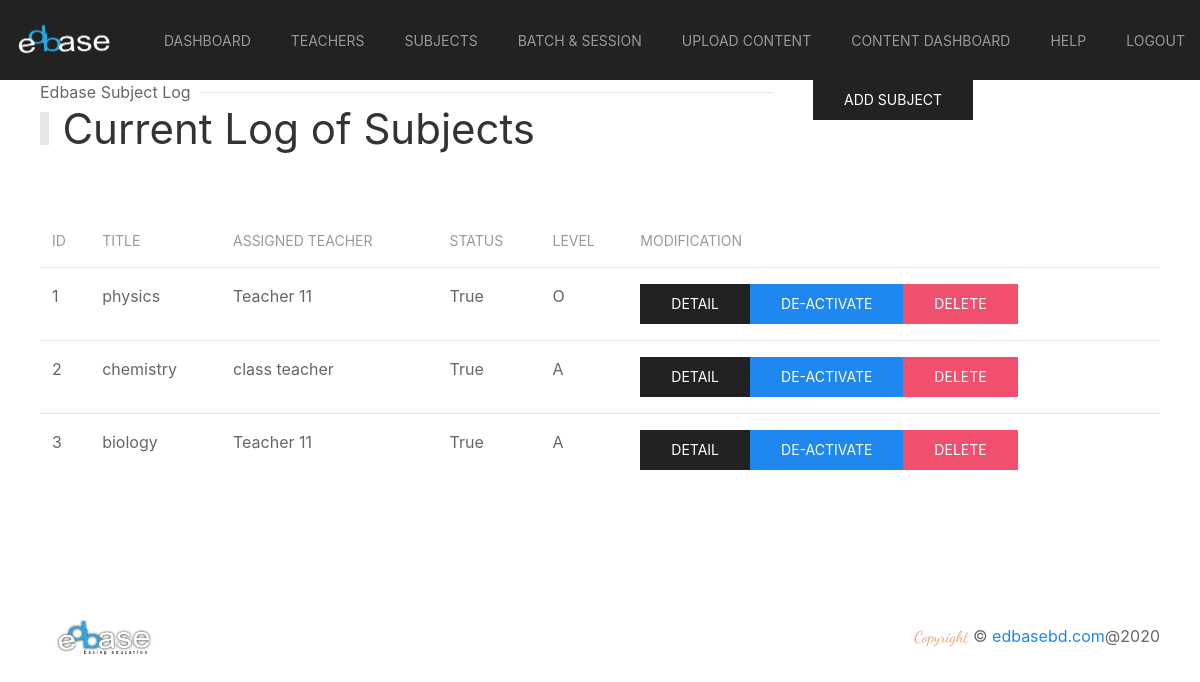
The app's page /subjects/, older data.
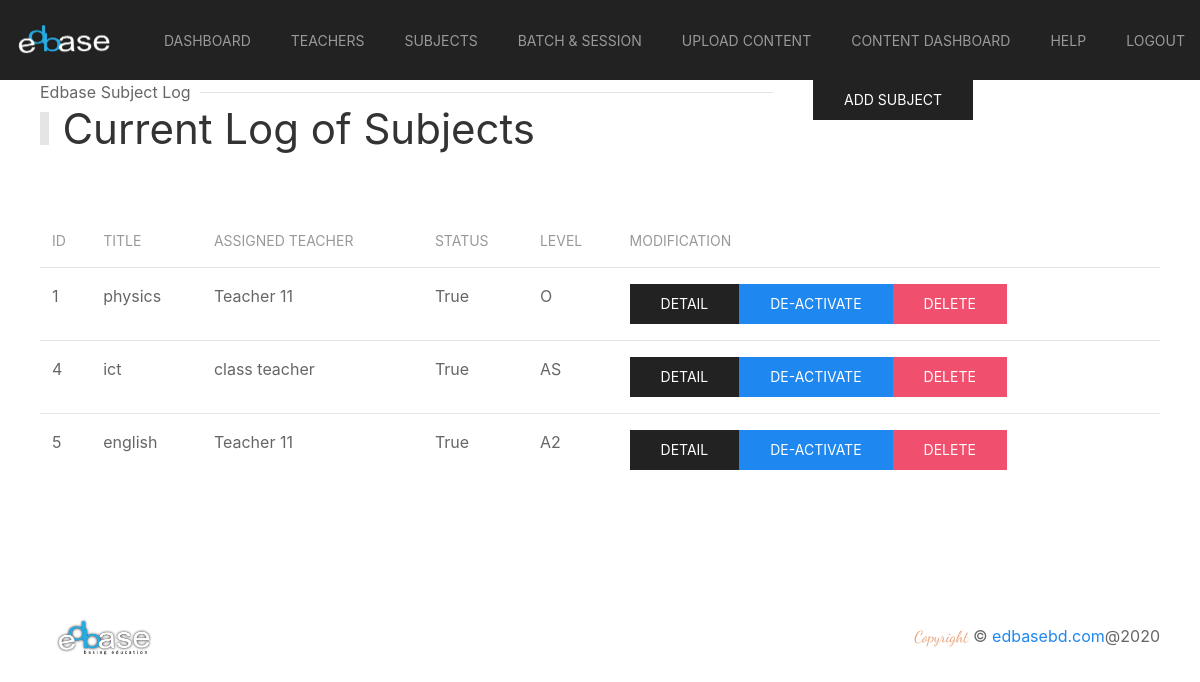
The same page, newer data.
### applicant/models.py (models this page shows, shortened)
class Subject(models.Model):
    title = models.CharField(max_length=128, null=True, blank=True)
    status = models.BooleanField(default=True, null=True, blank=True)
    assigned = models.BooleanField(default=False, null=True, blank=True)
    assigned_teacher = models.ForeignKey(Teacher, on_delete=models.CASCADE)
    level = models.CharField(max_length=128, null=True, blank=True)
    created_at = models.DateTimeField(auto_now_add=True, null=True, blank=True)

class Teacher(models.Model):
    user = models.OneToOneField(User, on_delete=models.CASCADE)
    name = models.CharField(max_length=128, null=True, blank=True)
    status = models.BooleanField(default=True, null=True, blank=True)
    level = models.CharField(max_length=128, null=True, blank=True)
    created_at = models.DateTimeField(auto_now_add=True, null=True, blank=True)

### applicant/views.py (the view)
# urls.py: path('subjects/', views.subjects, name='subjects'),
def subjects(request):
    subjects = Subject.objects.all()
    return render(request, 'subjects.html', {'data': subjects})

### applicant/templates/subjects.html
{% extends 'base.html' %}
{% load static %}
{% block content %}
    <section class="main-section">
        {% include 'admin_nav.html' %}
    </section>
    <section id="student-list">
        <div class="uk-container">
            <div uk-grid>
                <div class="uk-width-2-3@m">
                    <div class="head">
                        <h1 class="uk-heading-bullet">Current Log of Subjects</h1>
                        <p class="uk-heading-line"><span>Edbase Subject Log</span></p>
                    </div>
                </div>
                <div class="uk-width-expand@m">
                    <a href="{% url 'addsubject' %}" class="uk-button uk-button-secondary">Add Subject</a>
                </div>
            </div>
            <div class="uk-child-width-1@m" uk-grid>
                <div class="uk-margin-large">
                    <table class="uk-table uk-table-hover uk-table-divider">
                        <thead>
                            <tr>
                                <th>id</th>
                                <th>Title</th>
                                <th>Assigned Teacher</th>
                                <th>Status</th>
                                <th>Level</th>
                                <th>Modification</th>
                            </tr>
                        </thead>
                        <tbody>
                            {% for subject in data %}
                            <tr>
                                <td>{{ subject.id }}</td>
                                <td>{{ subject.title }}</td>
                                <td>{{ subject.assigned_teacher.name }}</td>
                                <td>{{ subject.status }}</td>
                                <td>{{ subject.level }}</td>
                                <td class="uk-flex">
                                    <a href="#" class="uk-button uk-button-secondary">Detail</a>
                                    <a href="#" class="uk-button uk-button-primary">Activate</a>
                                    <a href="#" class="uk-button uk-button-primary">De-Activate</a>
                                    <a href="{% url 'deletesubject' subject.id %}" class="uk-button uk-button-danger">Delete</a>
                                </td>
                            </tr>
                            {% endfor %}
                        </tbody>
                    </table>
                </div>
            </div>
        </div>
    </section>
    <section id="footer">
        <div class="uk-padding">
            <div class="uk-flex uk-flex-wrap uk-flex-wrap-around uk-flex-between uk-flex-middle">
                <a class="uk-navbar-item uk-logo logo-size" href="/"><img src="/static/img/edbase.png" alt="zeros"></a>
                <p class="uk-text-center"> <span class="zeros-sub-head copy">Copyright</span>  © <a href="/">edbasebd.com</a>@2020</p>
            </div>
        </div>
    </section>
{% endblock %}

### applicant/templates/base.html (shortened to what this page needs)
{% load static %}
<!DOCTYPE html>
<html>
<head>
    <link rel="stylesheet" href="{% static 'css/uikit.css' %}" type="text/css" />
    <link rel="stylesheet" href="{% static 'css/main.css' %}" type="text/css" />
    <link rel="stylesheet" href="https://stackpath.bootstrapcdn.com/font-awesome/4.7.0/css/font-awesome.min.css">
</head>
<body>
    {% block content %}
    {% endblock %}
</body>
</html>

### applicant/templates/admin_nav.html (shortened to what this page needs)
<div class="admin-section-top">
    <div>
        <div class="uk-section-secondary uk-preserve-color">
            <div uk-sticky="animation: uk-animation-slide-top; sel-target: .uk-navbar-container; cls-active: uk-navbar-sticky; cls-inactive: uk-navbar-transparent uk-dark; top: 200">
                <nav class="uk-navbar-container" uk-navbar="mode: click;">
                    <div class="uk-navbar-left">
                        <a class="uk-navbar-item uk-logo logo-size" href="/"><img src="/static/img/edbase_footer.png" alt="edbase"></a>
                    </div>
                    <div class="uk-navbar-right uk-dark">
                        <ul class="uk-navbar-nav uk-iconnav">
                            <li>
                                <a href="{% url 'dashboard' %}" uk-toggle> Dashboard </a>
                            </li>
                            <li>
                                <a href="{% url 'teachers' %}" uk-toggle> Teachers </a>
                            </li>
                            <li>
                                <a href="{% url 'subjects' %}" uk-toggle> Subjects </a>
                            </li>
                            <li>
                                <a href="{% url 'batchsession' %}" uk-toggle> Batch & Session </a>
                            </li>
                            <li>
                                <a href="{% url 'uploadmaterial' %}" uk-toggle> Upload Content </a>
                            </li>
                            <li>
                                <a href="{% url 'contentdashboard' %}" uk-toggle> Content Dashboard </a>
                            </li>
                            <li>
                                <a href="{% url 'help' %}" uk-toggle> Help </a>
                            </li>
                            <li>
                                <a href="{% url 'logout' %}" uk-toggle> Logout </a>
                            </li>
                        </ul>
                    </div>
                </nav>
            </div>
        </div>
    </div>
</div>

### static/css/main.css (style rules this page uses)
p { margin: 0; }
.main-section { position: relative; }
.zeros-sub-head { font-family: 'Dancing Script', cursive; font-size: 2.3rem; color:#5a3a68; }
.logo-size { width: 128px; }
.copy { font-size: 1rem; color: #e8a37a; }
.admin-section-top { height: 10vh; }
.head { display: flex; flex-direction: column-reverse; }

Row changes from the older to the newer data that the page shows:
removed Subject: id "2", title "chemistry", assigned_teacher.name "class teacher", status "True", level "A"
removed Subject: id "3", title "biology", assigned_teacher.name "Teacher 11", status "True", level "A"
added Subject: id "4", title "ict", assigned_teacher.name "class teacher", status "True", level "AS"
added Subject: id "5", title "english", assigned_teacher.name "Teacher 11", status "True", level "A2"
